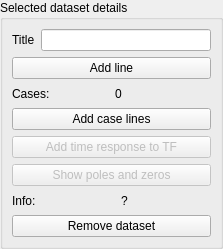
             <widget class="QWidget" name="scrollAreaWidgetContents">
              <property name="geometry">
               <rect>
                <x>0</x>
                <y>-56</y>
                <width>223</width>
                <height>249</height>
               </rect>
              </property>
              <property name="sizePolicy">
               <sizepolicy hsizetype="Ignored" vsizetype="Preferred">
                <horstretch>0</horstretch>
                <verstretch>0</verstretch>
               </sizepolicy>
              </property>
              <layout class="QGridLayout" name="gridLayout_14">
               <property name="leftMargin">
                <number>0</number>
               </property>
               <property name="topMargin">
                <number>0</number>
               </property>
               <property name="rightMargin">
                <number>0</number>
               </property>
               <property name="bottomMargin">
                <number>0</number>
               </property>
               <item row="0" column="0">
                <widget class="QGroupBox" name="dataset_gb">
                 <property name="sizePolicy">
                  <sizepolicy hsizetype="Preferred" vsizetype="Preferred">
                   <horstretch>0</horstretch>
                   <verstretch>0</verstretch>
                  </sizepolicy>
                 </property>
                 <property name="minimumSize">
                  <size>
                   <width>0</width>
                   <height>0</height>
                  </size>
                 </property>
                 <property name="maximumSize">
                  <size>
                   <width>16777215</width>
                   <height>16777215</height>
                  </size>
                 </property>
                 <property name="title">
                  <string>Selected dataset details</string>
                 </property>
                 <layout class="QGridLayout" name="gridLayout_5">
                  <item row="0" column="0">
                   <layout class="QHBoxLayout" name="horizontalLayout_2">
                    <item>
                     <widget class="QLabel" name="label_3">
                      <property name="text">
                       <string>Title</string>
                      </property>
                     </widget>
                    </item>
                    <item>
                     <widget class="QLineEdit" name="ds_title_edit"/>
                    </item>
                   </layout>
                  </item>
                  <item row="3" column="0">
                   <widget class="QPushButton" name="ds_caseadd_btn">
                    <property name="text">
                     <string>Add case lines</string>
                    </property>
                   </widget>
                  </item>
                  <item row="1" column="0">
                   <widget class="QPushButton" name="ds_addline_btn">
                    <property name="text">
                     <string>Add line</string>
                    </property>
                   </widget>
                  </item>
                  <item row="5" column="0">
                   <widget class="QPushButton" name="ds_poleszeros_btn">
                    <property name="enabled">
                     <bool>false</bool>
                    </property>
                    <property name="text">
                     <string>Show poles and zeros</string>
                    </property>
                   </widget>
                  </item>
                  <item row="2" column="0">
                   <layout class="QHBoxLayout" name="cases_hl">
                    <item>
                     <widget class="QLabel" name="ds_cases_lb">
                      <property name="text">
                       <string>Cases:</string>
                      </property>
                     </widget>
                    </item>
                    <item>
                     <widget class="QLabel" name="ds_casenum_lb">
                      <property name="text">
                       <string>0</string>
                      </property>
                     </widget>
                    </item>
                   </layout>
                  </item>
                  <item row="7" column="0">
                   <widget class="QPushButton" name="ds_remove_btn">
                    <property name="text">
                     <string>Remove dataset</string>
                    </property>
                   </widget>
                  </item>
                  <item row="6" column="0">
                   <layout class="QHBoxLayout" name="horizontalLayout_3" stretch="0,1">
                    <item>
                     <widget class="QLabel" name="ds_info_tag">
                      <property name="text">
                       <string>Info:</string>
                      </property>
                     </widget>
                    </item>
                    <item>
                     <widget class="QLabel" name="ds_info_lb">
                      <property name="maximumSize">
                       <size>
                        <width>90</width>
                        <height>16777215</height>
                       </size>
                      </property>
                      <property name="text">
                       <string>?</string>
                      </property>
                      <property name="wordWrap">
                       <bool>true</bool>
                      </property>
                     </widget>
                    </item>
                   </layout>
                  </item>
                  <item row="4" column="0">
                   <widget class="QPushButton" name="resp_btn">
                    <property name="enabled">
                     <bool>false</bool>
                    </property>
                    <property name="minimumSize">
                     <size>
                      <width>60</width>
                      <height>0</height>
                     </size>
                    </property>
                    <property name="text">
                     <string>Add time response to TF</string>
                    </property>
                   </widget>
                  </item>
                 </layout>
                </widget>
               </item>
              </layout>
             </widget>
